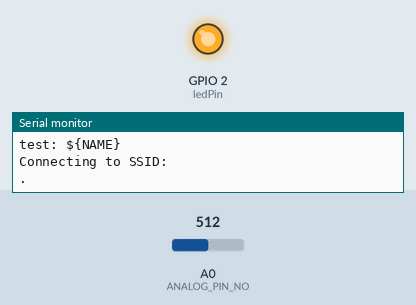
Recording of a sketch running on a simulated ESP8266 (NodeMCU). On the bench: output pins drawn as LEDs (lit = HIGH), the last lines printed to the serial monitor. Inputs (shaded band) come from the test bench; at power-on: A0 (ANALOG_PIN_NO) = 512. WiFi joins after 1.5 s; servers stay silent unless stated; not simulated (calls return 0 or success): secrets.h.

Above: at 0.11 s.
At 5.1 s:
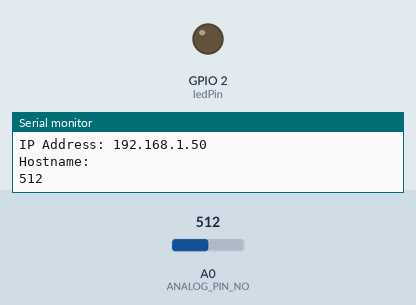
Timing chart, 0 to 6.6 s (numbered marks = the images above):
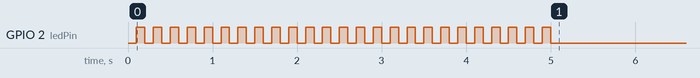

The sketch:

template.ino
```cpp
/*--------------------------------------------------------------
  Program:      ${NAME}

  Description:  Reads value on analog input A0 and calculates
                the the percent level of a lipo battery.

  Hardware:     Adafruit Feather Huzzah with 3.7V lipo battery
                and voltage divider on A0.

  Software:     Developed using arduino-cli ${VERSION}.

  Date:         ${DATE}

  Author:       Nicholas Wilde 0x08b7d7a3
--------------------------------------------------------------*/

#include <ESP8266WiFi.h>
#include <Ticker.h>
#include "secrets.h"

#define BAUD_RATE 115200        // baud rate used for Serial console
#define DELAY_LOOP 1000         // loop delay time (ms)
#define ANALOG_PIN_NO A0        // analog pin number
#define DELAY_WIFI 5            // delay between samples (s)
#define INTERVAL_BLINK 100      // blink interval (ms)

WiFiClient  client;
Ticker blinker;

const char ssid[] = SECRET_SSID;      // your network SSID (name)
const char pass[] = SECRET_PASS;      // your network password
const int ledPin = LED_BUILTIN;

unsigned long myChannelNumber = SECRET_CH_ID;
const char * myWriteAPIKey = SECRET_WRITE_APIKEY;
const char * myHostName = SECRET_HOSTNAME;

void setup() {
  Serial.begin(BAUD_RATE);
  while(!Serial);
  Serial.println();
  Serial.println("test: ${NAME}");
  pinMode(ledPin, OUTPUT);
  blinker.attach_ms(INTERVAL_BLINK, changeState);
  conntectToWifi();
}

void loop() {
  int val = analogRead(ANALOG_PIN_NO);
  Serial.println(val);
  delay(DELAY_LOOP);
}

void conntectToWifi(){
  // Connect or reconnect to WiFi
  WiFi.mode(WIFI_STA);
  WiFi.hostname(myHostName);
  Serial.print("Connecting to SSID: ");
  Serial.println(SECRET_SSID);
  while(WiFi.status() != WL_CONNECTED){
    WiFi.begin(ssid, pass);
    Serial.print(".");
    delay(DELAY_WIFI*1e3);
  }
  blinker.detach();
  Serial.println("connected");
  Serial.print("IP Address: ");
  Serial.println(WiFi.localIP());
  Serial.print("Hostname: ");
  Serial.println(WiFi.hostname());
}

void changeState(){
  digitalWrite(ledPin, !(digitalRead(ledPin)));
}
```
